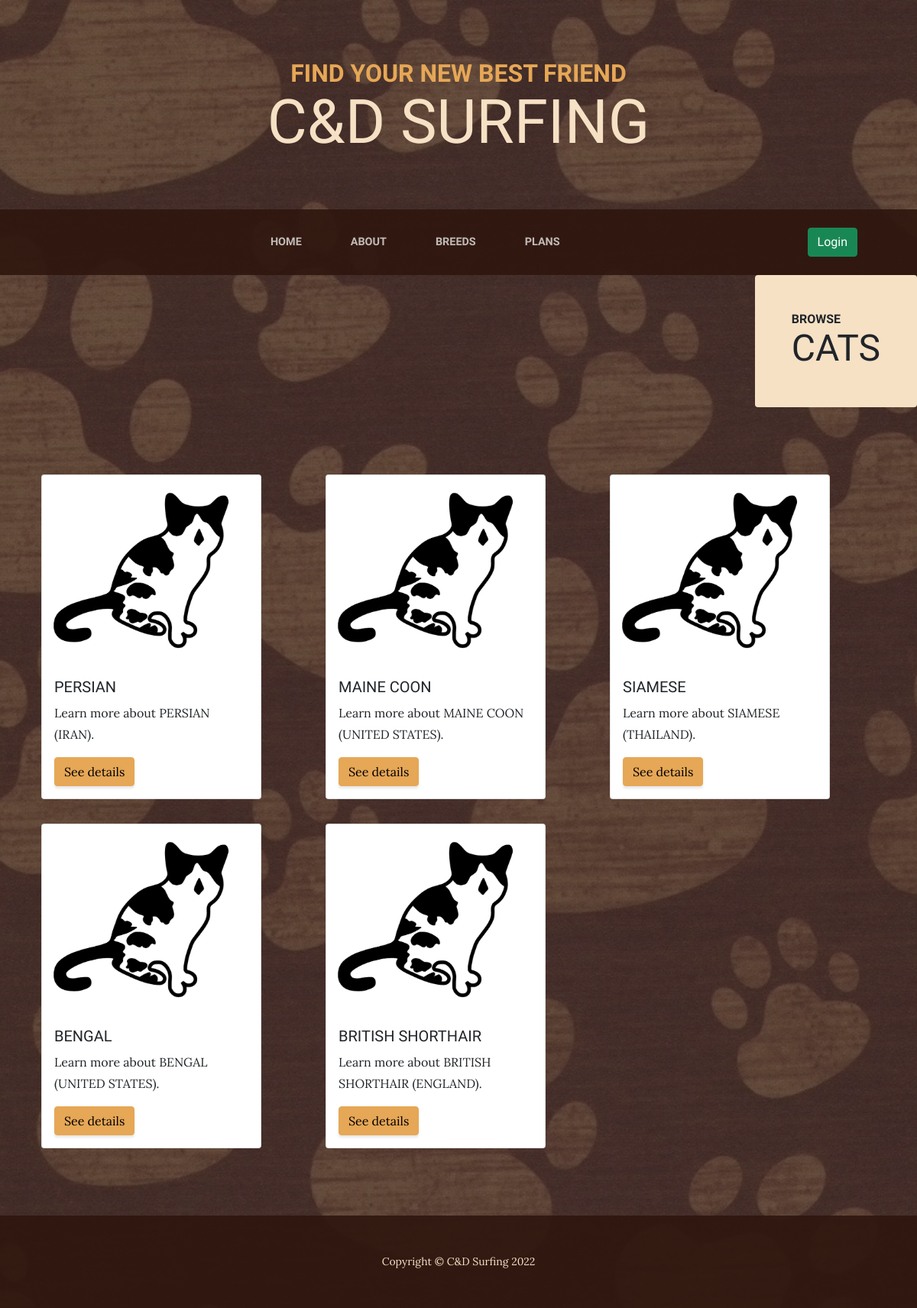
The page /cat_breeds.php on the database its author committed.
### tables this page shows
CREATE TABLE `BREEDS` (
  `BREED_ID` INT(11) NOT NULL AUTO_INCREMENT,
  `ISFELINE` TINYINT(1) NOT NULL COMMENT '1 FOR CAT, 0 FOR DOG',
  `IMAGE_LINK` VARCHAR(500) DEFAULT 'ASSETS/IMG/GENERIC_0.PNG',
  `LENGTH` VARCHAR(255) DEFAULT 'MEDIUM',
  `GOOD_WITH_CHILDREN` INT(1) DEFAULT 3,
  `GOOD_WITH_DOGS` INT(1) DEFAULT 3,
  `SHEDDING` INT(1) DEFAULT 3,
  `GROOMING` INT(1) DEFAULT 3,
  `DROOLING` INT(1) DEFAULT 3,
  `COAT_LENGTH` VARCHAR(50) DEFAULT 'MEDIUM',
  `GOOD_WITH_STRANGERS` INT(1) DEFAULT 3,
  `PLAYFULNESS` INT(1) DEFAULT 3,
  `PROTECTIVENESS` INT(1) DEFAULT 3,
  `TRAINABILITY` INT(1) DEFAULT 3,
  `ENERGY` INT(1) DEFAULT 3,
  `VOCAL_COMMUNICATION` INT(1) DEFAULT 3,
  `MIN_LIFE_EXPECTANCY` INT(2) DEFAULT 10,
  `MAX_LIFE_EXPECTANCY` INT(2) DEFAULT 15,
  `MAX_HEIGHT_MALE` DECIMAL(4,1) DEFAULT NULL,
  `MAX_HEIGHT_FEMALE` DECIMAL(4,1) DEFAULT NULL,
  `MAX_WEIGHT_MALE` DECIMAL(5,1) DEFAULT NULL,
  `MAX_WEIGHT_FEMALE` DECIMAL(5,1) DEFAULT NULL,
  `MIN_HEIGHT_MALE` DECIMAL(4,1) DEFAULT NULL,
  `MIN_HEIGHT_FEMALE` DECIMAL(4,1) DEFAULT NULL,
  `MIN_WEIGHT_MALE` DECIMAL(5,1) DEFAULT NULL,
  `MIN_WEIGHT_FEMALE` DECIMAL(5,1) DEFAULT NULL,
  `NAME` VARCHAR(100) NOT NULL,
  `ORIGIN` VARCHAR(100) DEFAULT 'UNKNOWN',
  `INTELLIGENCE` INT(1) DEFAULT 3,
  `OTHER_PETS_FRIENDLY` INT(1) DEFAULT 3,
  `FAMILY_FRIENDLY` INT(1) DEFAULT 3,
  `GENERAL_HEALTH` INT(1) DEFAULT 3,
  `POPULARITY_RANK` INT(3) DEFAULT NULL,
  `DESCRIPTION` TEXT DEFAULT NULL,
  `CREATED_AT` DATETIME DEFAULT CURRENT_TIMESTAMP,
  PRIMARY KEY (`BREED_ID`)
);

### cat_breeds.php (the view, shortened to what this page needs)
<?php include_once 'includes/header.php'; ?>
<?php require_once 'pdo.php'; ?>
<div class="product-item-title d-flex">
    <div class="bg-faded p-5 d-flex ms-auto rounded">
        <h2 class="section-heading mb-0">
            <span class="section-heading-upper">Browse</span>
            <span class="section-heading-lower">Cats</span>
        </h2>
    </div>
</div>
<section class="py-4 my-5">
    <div class="container">
        <div class="row">
            <?php
            $sql = "SELECT breed_id, image_link,name,origin FROM BREEDS WHERE isFeline = 1;";
            $stmt = $pdo->prepare($sql);
            $stmt->execute();
            $row = $stmt->fetch(PDO::FETCH_ASSOC);
            while ($row) {
                $breed = new Breed($row);
                echo <<<T
                    <div class="col-md-6 col-lg-4">
                    <div class="card my-3" style="width: 18rem;">
                    <img src="$breed->image_link" class="card-img-top" alt="...">
                    <div class="card-body">
                    <h5 class="card-title">$breed->name</h5>
                    <p class="card-text">Learn more about $breed->name ($breed->origin).</p>
                    <button type="button" class="btn btn-primary" data-bs-toggle="modal" data-bs-target="#exampleModal$breed->breed_id">
                    See details</button>
                    <div class="modal fade" id="exampleModal$breed->breed_id" tabindex="-1" aria-labelledby="exampleModalLabel$breed->breed_id" aria-hidden="true">
                    <div class="modal-dialog">
                    <div class="modal-content">
                    <div class="modal-header">
                    <h1 class="modal-title fs-5" id="exampleModalLabel$breed->breed_id">Learn more about $breed->name</h1>
                    <button type="button" class="btn-close" data-bs-dismiss="modal" aria-label="Close"></button>
                    </div>
                    <div class="modal-body">
                    <ul>
                T;
                echo <<<Q
                <li><em><a href="breed_details.php?q=$breed->breed_id">Learn more</a></em></li>
                </ul>
                </div>
                    <div class="modal-footer">
                    <button type="button" class="btn btn-secondary" data-bs-dismiss="modal">Close</button>
                    <button type="button" class="btn btn-primary"><a class="text-decoration-none text-black"
                Q;
                echo <<<R
                >Check availability</a></button>
                    </div>
                    </div>
                    </div>
                    </div>
                    </div>
                    </div>
                    </div>
                R;
                $row = $stmt->fetch(PDO::FETCH_ASSOC);
            }
            ?>
        </div>
    </div>
</section>
<?php require_once 'includes/footer.php' ?>
</body>
</html>

### includes/header.php (shortened to what this page needs)
<!DOCTYPE html>
<html lang="en">
<head>
  <link rel="stylesheet" href="https://cdn.jsdelivr.net/npm/bootstrap@5.2.2/dist/css/bootstrap.min.css">
  <link href="css/styles.css" rel="stylesheet" />
  <link href="css/login.css" rel="stylesheet" />
  <link href="css/breeds.css" rel="stylesheet" />
  <link href="css/checkout.css" rel="stylesheet" />
  <link href="css/header.css" rel="stylesheet" />
  <link href="css/admin.css" rel="stylesheet" />
</head>
<body>
  <header>
    <a class="text-decoration-none" href='index.php'>
      <h1 class="site-heading text-center text-faded d-none d-lg-block">
        <span class="site-heading-upper text-primary mb-3">Find your new best friend</span>
        <span class="site-heading-lower">C&D Surfing</span>
      </h1>
    </a>
  </header>
  <nav class="navbar navbar-expand-lg navbar-dark py-lg-4" id="mainNav">
    <div class="container">
      <div class="collapse navbar-collapse" id="navbarSupportedContent">
        <ul class="navbar-nav mx-auto">
          <li class="nav-item px-lg-4">
            <a class="nav-link text-uppercase" href="index.php">Home</a>
          </li>
          <li class="nav-item px-lg-4">
            <a class="nav-link text-uppercase" href="about.php">About</a>
          </li>
          <li class="nav-item px-lg-4">
            <a class="nav-link text-uppercase" href="breeds.php">Breeds</a>
          </li>
          <li class="nav-item px-lg-4">
            <a class="nav-link text-uppercase" href="healthcare.php">Plans</a>
          </li>
        </ul>
        <ul class="float-end navbar-nav">
          <li class="float-end nav-item px-lg-4">
            <?php if (empty($email)) : ?>
              <a class="btn btn-success text-decoration-none text-white" href="login.php">Login</a>
            <?php endif; ?>
          </li>
        </ul>
      </div>
    </div>
  </nav>

### includes/footer.php
<footer class="footer text-faded text-center py-5">
  <div class="container">
    <p class="m-0 small">Copyright &copy; C&D Surfing 2022</p>
  </div>
</footer>

### rows shown on the page
breeds: IMAGE_LINK (picture), NAME "PERSIAN", ORIGIN "IRAN"
breeds: IMAGE_LINK (picture), NAME "MAINE COON", ORIGIN "UNITED STATES"
breeds: IMAGE_LINK (picture), NAME "SIAMESE", ORIGIN "THAILAND"
breeds: IMAGE_LINK (picture), NAME "BENGAL", ORIGIN "UNITED STATES"
breeds: IMAGE_LINK (picture), NAME "BRITISH SHORTHAIR", ORIGIN "ENGLAND"
